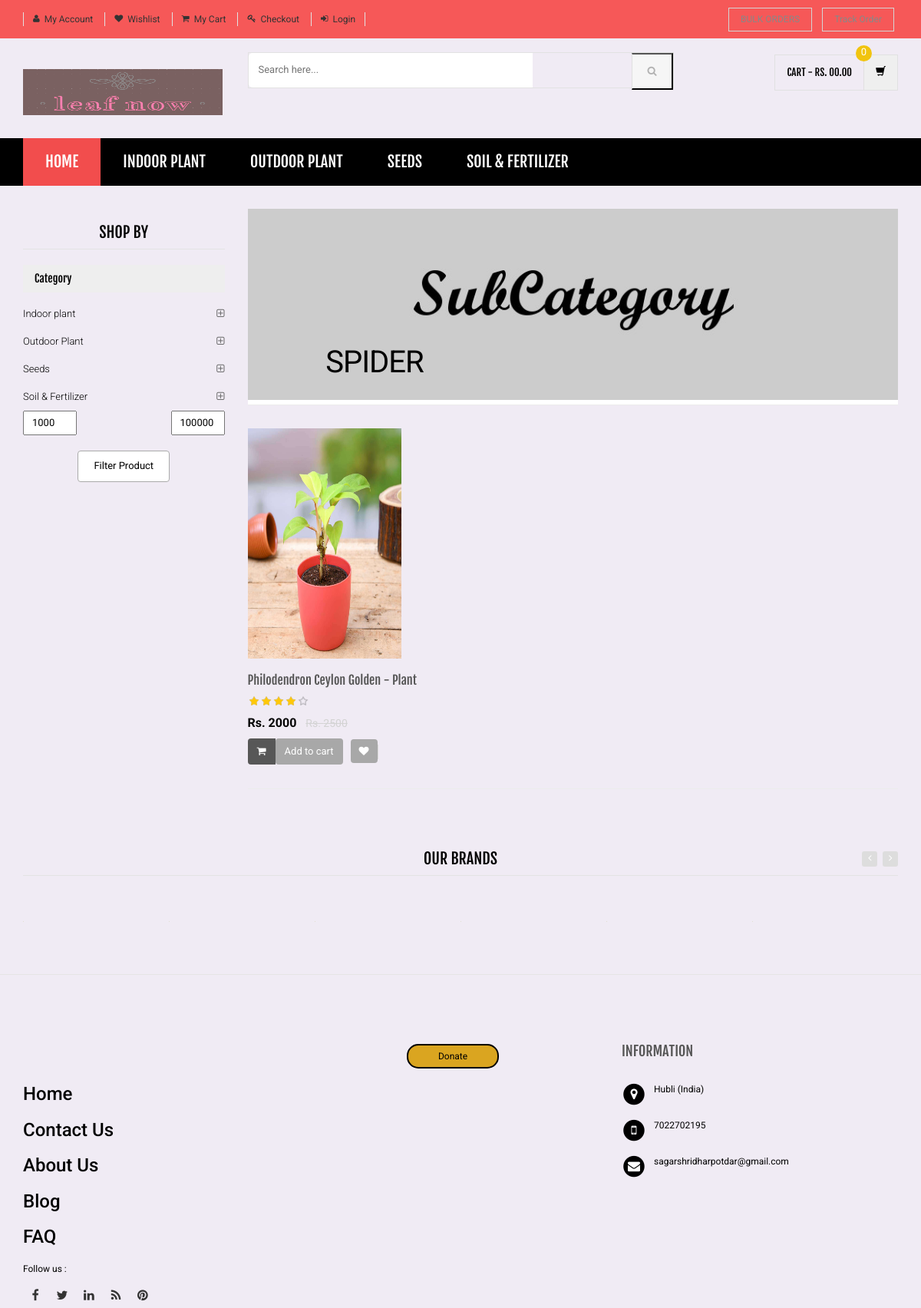
Screenshot of /sub-category.php?scid=16 with the database file from the repository.
### tables this page shows
CREATE TABLE `category` (
  `id` int(11) NOT NULL,
  `categoryName` varchar(255) DEFAULT NULL,
  `categoryDescription` longtext DEFAULT NULL,
  `creationDate` timestamp NOT NULL DEFAULT current_timestamp(),
  `updationDate` varchar(255) DEFAULT NULL
);

CREATE TABLE `subcategory` (
  `id` int(11) NOT NULL,
  `categoryid` int(11) DEFAULT NULL,
  `subcategory` varchar(255) DEFAULT NULL,
  `creationDate` timestamp NULL DEFAULT current_timestamp(),
  `updationDate` varchar(255) DEFAULT NULL
);

CREATE TABLE `products` (
  `id` int(11) NOT NULL,
  `category` int(11) NOT NULL,
  `subCategory` int(11) DEFAULT NULL,
  `productName` varchar(255) DEFAULT NULL,
  `productCompany` varchar(255) DEFAULT NULL,
  `productPrice` int(11) DEFAULT NULL,
  `productPriceBeforeDiscount` int(11) DEFAULT NULL,
  `productDescription` longtext DEFAULT NULL,
  `productImage1` varchar(255) DEFAULT NULL,
  `productImage2` varchar(255) DEFAULT NULL,
  `productImage3` varchar(255) DEFAULT NULL,
  `shippingCharge` int(11) DEFAULT NULL,
  `productAvailability` varchar(255) DEFAULT NULL,
  `postingDate` timestamp NULL DEFAULT current_timestamp(),
  `updationDate` varchar(255) DEFAULT NULL
);

### sub-category.php (the view, shortened to what this page needs)
<?php
include('includes/config.php');
$cid=intval($_GET['scid']);
?>
<!DOCTYPE html>
<html lang="en">
	<head>
	    <link rel="stylesheet" href="assets/css/bootstrap.min.css">
	    <link rel="stylesheet" href="assets/css/main.css">
	    <link rel="stylesheet" href="assets/css/green.css">
	    <link rel="stylesheet" href="assets/css/owl.carousel.css">
		<link rel="stylesheet" href="assets/css/owl.transitions.css">
		<link href="assets/css/lightbox.css" rel="stylesheet">
		<link rel="stylesheet" href="assets/css/animate.min.css">
		<link rel="stylesheet" href="assets/css/rateit.css">
		<link rel="stylesheet" href="assets/css/bootstrap-select.min.css">
		<link rel="stylesheet" href="assets/css/config.css">
		<link href="assets/css/green.css" rel="alternate stylesheet" title="Green color">
		<link href="assets/css/blue.css" rel="alternate stylesheet" title="Blue color">
		<link href="assets/css/red.css" rel="alternate stylesheet" title="Red color">
		<link href="assets/css/orange.css" rel="alternate stylesheet" title="Orange color">
		<link href="assets/css/dark-green.css" rel="alternate stylesheet" title="Darkgreen color">
		<link rel="stylesheet" href="assets/css/font-awesome.min.css">
	</head>
    <body class="cnt-home">
<header class="header-style-1">
<?php include('includes/top-header.php');?>
<?php include('includes/main-header.php');?>
<?php include('includes/menu-bar.php');?>
</header>
<div class="body-content outer-top-xs">
	<div class='container'>
		<div class='row outer-bottom-sm'>
			<div class='col-md-3 sidebar'>
	            <div class="sidebar-module-container">
	            	<h3 class="section-title">shop by</h3>
	            	<div class="sidebar-filter">
<div class="sidebar-widget wow fadeInUp outer-bottom-xs ">
	<div class="widget-header m-t-20">
		<h4 class="widget-title">Category</h4>
	</div>
	<div class="sidebar-widget-body m-t-10">
	         <?php $sql=mysqli_query($con,"select id,categoryName  from category");
while($row=mysqli_fetch_array($sql))
{
    ?>
		<div class="accordion">
	    	<div class="accordion-group">
	            <div class="accordion-heading">
	                <a href="category.php?cid=<?php echo $row['id'];?>"  class="accordion-toggle collapsed">
	                   <?php echo $row['categoryName'];?>
	                </a>
	            </div>
	        </div>
	    </div>
	    <?php } ?>
	</div>
	<?php
$min = 1000;
$max = 100000;
?>
	<div class="form-price-range-filter">
        <form method="post" action="">
            <div>
                <input type="" id="min" name="min_price"
                    value="<?php echo $min; ?>">
                <input type="" id="max" name="max_price"
                    value="<?php echo $max; ?>">
            </div>
            <div>
                <input type="submit" name="submit_range"
                    value="Filter Product" class="btn-submit">
            </div>
        </form>
    </div>
</div>
	            	</div>
	            </div>
            </div>
			<div class='col-md-9'>
	<div id="category" class="category-carousel hidden-xs">
		<div class="item">
			<div class="image">
				<img src="assets/images/banners/cat-banner-2.jpg" alt="" class="img-responsive">
			</div>
			<div class="container-fluid">
				<div class="caption vertical-top text-left">
					<div class="big-text">
						<br />
					</div>
					       <?php $sql=mysqli_query($con,"select subcategory  from subcategory where id='$cid'");
while($row=mysqli_fetch_array($sql))
{
    ?>
					<div class="excerpt hidden-sm hidden-md">
						<?php echo htmlentities($row['subcategory']);?>
					</div>
			<?php } ?>
				</div>
			</div>
		</div>
</div>
				<div class="search-result-container">
					<div id="myTabContent" class="tab-content">
						<div class="tab-pane active " id="grid-container">
							<div class="category-product  inner-top-vs">
								<div class="row">
			<?php
$ret=mysqli_query($con,"select * from products where subCategory='$cid' and productPrice BETWEEN '$min' AND '$max'");
$num=mysqli_num_rows($ret);
if($num>0)
{
while ($row=mysqli_fetch_array($ret))
{?>
		<div class="col-sm-6 col-md-4 wow fadeInUp">
			<div class="products">
	<div class="product">
		<div class="product-image">
			<div class="image">
				<a href="product-details.php?pid=<?php echo htmlentities($row['id']);?>"><img  src="assets/images/blank.gif" data-echo="admin/productimages/<?php echo htmlentities($row['id']);?>/<?php echo htmlentities($row['productImage1']);?>" alt="" width="200" height="300"></a>
			</div>
		</div>
		<div class="product-info text-left">
			<h3 class="name"><a href="product-details.php?pid=<?php echo htmlentities($row['id']);?>"><?php echo htmlentities($row['productName']);?></a></h3>
			<div class="rating rateit-small"></div>
			<div class="product-price">
				<span class="price">
					Rs. <?php echo htmlentities($row['productPrice']);?>			</span>
										     <span class="price-before-discount">Rs. <?php echo htmlentities($row['productPriceBeforeDiscount']);?></span>
			</div>
		</div>
					<div class="cart clearfix animate-effect">
				<div class="action">
					<ul class="list-unstyled">
						<li class="add-cart-button btn-group">
							<button class="btn btn-primary icon" data-toggle="dropdown" type="button">
								<i class="fa fa-shopping-cart"></i>
							</button>
							<a href="category.php?page=product&action=add&id=<?php echo $row['id']; ?>">
							<button class="btn btn-primary" type="button">Add to cart</button></a>
						</li>
		                <li class="lnk wishlist">
							<a class="add-to-cart" href="category.php?pid=<?php echo htmlentities($row['id'])?>&&action=wishlist" title="Wishlist">
								 <i class="icon fa fa-heart"></i>
							</a>
						</li>
					</ul>
				</div>
			</div>
			</div>
			</div>
		</div>
	  <?php } } else {?>
		<div class="col-sm-6 col-md-4 wow fadeInUp"> <h3>No Product Found</h3>
		</div>
<?php } ?>
										</div>
							</div>
						</div>
				</div>
			</div>
		</div></div>
		<?php include('includes/brands-slider.php');?>
</div>
</div>
<?php include('includes/footer.php');?>
</body>
</html>

### includes/menu-bar.php (shortened to what this page needs)
<div class="header-nav animate-dropdown">
    <div class="container">
        <div class="yamm navbar navbar-default" role="navigation">
            <div class="nav-bg-class">
                <div class="navbar-collapse collapse" id="mc-horizontal-menu-collapse">
	<div class="nav-outer">
		<ul class="nav navbar-nav">
			<li class="active dropdown yamm-fw">
				<a href="index.php" data-hover="dropdown" class="dropdown-toggle">Home</a>
			</li>
              <?php $sql=mysqli_query($con,"select id,categoryName  from category limit 6");
while($row=mysqli_fetch_array($sql))
{
    ?>
			<li class="dropdown yamm">
				<a href="category.php?cid=<?php echo $row['id'];?>"> <?php echo $row['categoryName'];?></a>
			</li>
			<?php } ?>
		</ul>
		<div class="clearfix"></div>
	</div>
</div>
            </div>
        </div>
    </div>
</div>

### assets/css/green.css (style rules this page uses)
a { color: ##0c7083; }
.header-style-1 .header-nav { background: ##0c7083; }
.cnt-home .header-style-1 .header-nav .navbar .navbar-nav > li.active { background: #f24d4d; }
.product .product-info .product-price .price { color: ##0c7083; }
.sidebar .sidebar-module-container .sidebar-widget .sidebar-widget-body .accordion .accordion-group .accordion-heading .accordion-toggle, .sidebar .sidebar-module-container .sidebar-widget .sidebar-widget-body .accordion .accordion-group .accordion-heading .accordion-toggle:hover, .sidebar .sidebar-module-container .sidebar-widget .sidebar-widget-body .accordion .accordion-group .accordion-heading .accordion-toggle:focus, .sidebar .sidebar-module-container .sidebar-widget .sidebar-widget-body .accordion .accordion-group .accordion-heading .accordion-toggle:after { color: ##0c7083; }

### assets/css/lightbox.css (style rules this page uses)
body:after { content: url(../images/close.png) url(../images/loading.gif) url(../images/prev.png) url(../images/next.png); display: none; }

### assets/css/rateit.css (style rules this page uses)
.rateit { display: -moz-inline-box; display: inline-block; position: relative; -webkit-user-select: none; -khtml-user-select: none; -moz-user-select: none; -o-user-select: none; -ms-user-select: none; user-select: none; -webkit-touch-callout: none; }

### assets/css/blue.css (style rules this page uses)
a { color: #3498db; }
.header-style-1 .header-nav { background: #3498db; }
.cnt-home .header-style-1 .header-nav .navbar .navbar-nav > li.active { background: #1d6ca1; }
.product .product-info .product-price .price { color: #3498db; }
.sidebar .sidebar-module-container .sidebar-widget .sidebar-widget-body .accordion .accordion-group .accordion-heading .accordion-toggle, .sidebar .sidebar-module-container .sidebar-widget .sidebar-widget-body .accordion .accordion-group .accordion-heading .accordion-toggle:hover, .sidebar .sidebar-module-container .sidebar-widget .sidebar-widget-body .accordion .accordion-group .accordion-heading .accordion-toggle:focus, .sidebar .sidebar-module-container .sidebar-widget .sidebar-widget-body .accordion .accordion-group .accordion-heading .accordion-toggle:after { color: #3498db; }

### assets/css/red.css (style rules this page uses)
a { color: #ff6c6c; }
.header-style-1 .header-nav { background: #ff6c6c; }
.cnt-home .header-style-1 .header-nav .navbar .navbar-nav > li.active { background: #ff1a1a; }
.product .product-info .product-price .price { color: #ff6c6c; }
.sidebar .sidebar-module-container .sidebar-widget .sidebar-widget-body .accordion .accordion-group .accordion-heading .accordion-toggle, .sidebar .sidebar-module-container .sidebar-widget .sidebar-widget-body .accordion .accordion-group .accordion-heading .accordion-toggle:hover, .sidebar .sidebar-module-container .sidebar-widget .sidebar-widget-body .accordion .accordion-group .accordion-heading .accordion-toggle:focus, .sidebar .sidebar-module-container .sidebar-widget .sidebar-widget-body .accordion .accordion-group .accordion-heading .accordion-toggle:after { color: #ff6c6c; }

### assets/css/orange.css (style rules this page uses)
a { color: #f39c12; }
.header-style-1 .header-nav { background: #f39c12; }
.cnt-home .header-style-1 .header-nav .navbar .navbar-nav > li.active { background: #ab6c09; }
.product .product-info .product-price .price { color: #f39c12; }
.sidebar .sidebar-module-container .sidebar-widget .sidebar-widget-body .accordion .accordion-group .accordion-heading .accordion-toggle, .sidebar .sidebar-module-container .sidebar-widget .sidebar-widget-body .accordion .accordion-group .accordion-heading .accordion-toggle:hover, .sidebar .sidebar-module-container .sidebar-widget .sidebar-widget-body .accordion .accordion-group .accordion-heading .accordion-toggle:focus, .sidebar .sidebar-module-container .sidebar-widget .sidebar-widget-body .accordion .accordion-group .accordion-heading .accordion-toggle:after { color: #f39c12; }

### sub-category.php (style rules this page uses)
.form-price-range-filter { text-align: center; }
.btn-submit { margin-top: 20px; padding: 10px 20px; background: #FFF; border: #aaa 1px solid; border-radius: 4px; margin: 20px 0px; }
#min { float: left; width: 70px; padding: 5px 10px; margin-right: 14px; }
#max { float: right; width: 70px; padding: 5px 10px; }

### rows the page displays
category: categoryName "INDOOR PLANT", categoryName "Indoor plant"
category: categoryName "OUTDOOR PLANT", categoryName "Outdoor Plant"
category: categoryName "SEEDS", categoryName "Seeds"
category: categoryName "SOIL & FERTILIZER", categoryName "Soil & Fertilizer"
subcategory: subcategory "SPIDER"
products: productImage1 (picture), productName "Philodendron Ceylon Golden - Plant", productPrice "2000", productPriceBeforeDiscount "2500"
